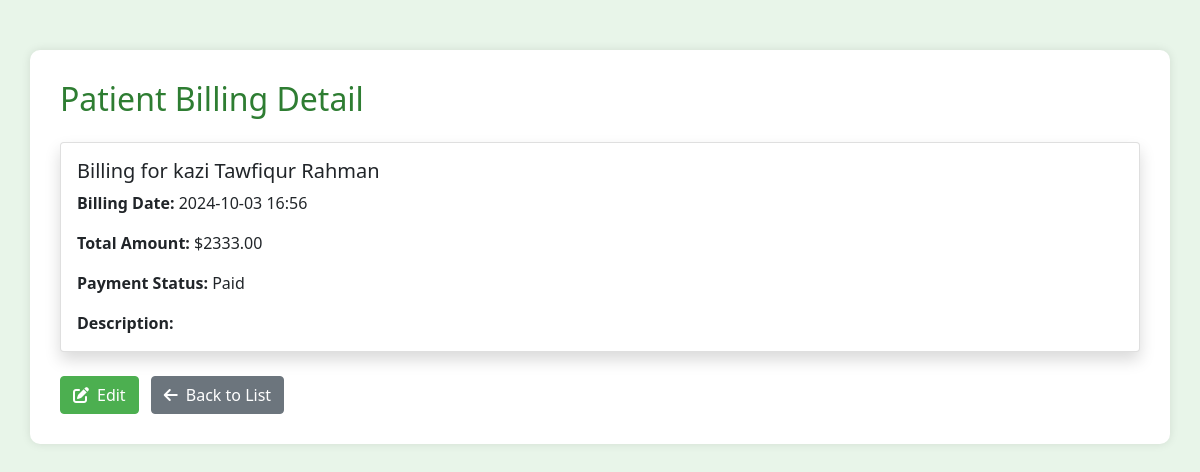
The app's page /patient-billing/7/ (signed in) with its own data.
### hospital/models.py (models this page shows, shortened)
class PatientBilling(models.Model):
    PAYMENT_STATUS_CHOICES = [
        ('paid', 'Paid'),
        ('unpaid', 'Unpaid'),
        ('partial', 'Partial'),
    ]
    patient = models.ForeignKey(Patient, on_delete=models.CASCADE, related_name='billings')
    billing_date = models.DateTimeField(default=timezone.now)
    total_amount = models.DecimalField(max_digits=10, decimal_places=2)
    payment_status = models.CharField(max_length=10, choices=PAYMENT_STATUS_CHOICES, default='unpaid')
    description = models.TextField(blank=True)

class Patient(models.Model):
    PATIENT_TYPES = [
        ('indoor', 'Indoor'),
        ('outdoor', 'Outdoor'),
    ]
    name = models.CharField(max_length=200, null=True, blank=True)
    date_of_birth = models.DateField(null=True, blank=True)
    gender = models.CharField(max_length=10, null=True, blank=True,
                    choices=[('M', 'Male'), ('F', 'Female'), ('O', 'Other')])
    phone_number = models.CharField(max_length=15, null=True, blank=True)
    email = models.EmailField(null=True, blank=True)
    address = models.TextField(null=True, blank=True)
    photo = models.ImageField(upload_to='patient_photos/', null=True, blank=True)
    patient_type = models.CharField(max_length=7,
                                    choices=PATIENT_TYPES, default='outdoor')
    is_admitted = models.BooleanField(default=False)
    admission_date = models.DateTimeField(null=True, blank=True)
    discharge_date = models.DateTimeField(null=True, blank=True)
    bed = models.OneToOneField(Bed, on_delete=models.SET_NULL,
                               null=True, blank=True, related_name='current_patient')

### hospital/views.py (the view)
# urls.py: path('patient-billing/<int:pk>/', views.patient_billing_view, name='patient_billing_view'),
@login_required
def patient_billing_view(request, pk):
    billing = get_object_or_404(PatientBilling, pk=pk)
    return render(request, 'hospital/patient_billing_detail.html', {'billing': billing})

### hospital/templates/hospital/patient_billing_detail.html (shortened to what this page needs)
{% load static %}
<!DOCTYPE html>
<html lang="en">
<head>
    <link href="https://cdn.jsdelivr.net/npm/bootstrap@5.1.3/dist/css/bootstrap.min.css" rel="stylesheet">
    <link rel="stylesheet" href="https://cdnjs.cloudflare.com/ajax/libs/font-awesome/6.0.0-beta3/css/all.min.css">
</head>
<body>
    <div class="container">
        <h2 class="text-primary mb-4">Patient Billing Detail</h2>
        <div class="card shadow">
            <div class="card-body">
                <h5 class="card-title">Billing for {{ billing.patient.name }}</h5>
                <p class="card-text"><strong>Billing Date:</strong> {{ billing.billing_date|date:"Y-m-d H:i" }}</p>
                <p class="card-text"><strong>Total Amount:</strong> ${{ billing.total_amount|floatformat:2 }}</p>
                <p class="card-text"><strong>Payment Status:</strong> {{ billing.get_payment_status_display }}</p>
                <p class="card-text"><strong>Description:</strong> {{ billing.description }}</p>
            </div>
        </div>
        <div class="mt-4">
            <a href="{% url 'patient_billing_edit' billing.id %}" class="btn btn-success">
                <i class="fas fa-edit me-2"></i>Edit
            </a>
            <a href="{% url 'patient_billing_list' %}" class="btn btn-secondary ms-2">
                <i class="fas fa-arrow-left me-2"></i>Back to List
            </a>
        </div>
    </div>
</body>
</html>

### hospital/templates/hospital/patient_billing_detail.html (style rules this page uses)
body { background-color: #e8f5e9; }
.container { background-color: #ffffff; border-radius: 10px; box-shadow: 0 0 10px rgba(0,0,0,0.1); padding: 30px; margin-top: 50px; }
.text-primary { color: #2e7d32 !important; }
.btn-success { background-color: #4CAF50; border-color: #4CAF50; }

### records on screen
PatientBilling: patient.name "kazi Tawfiqur Rahman", billing_date "2024-10-03 16:56", total_amount "2333.00", payment_status "Paid"
